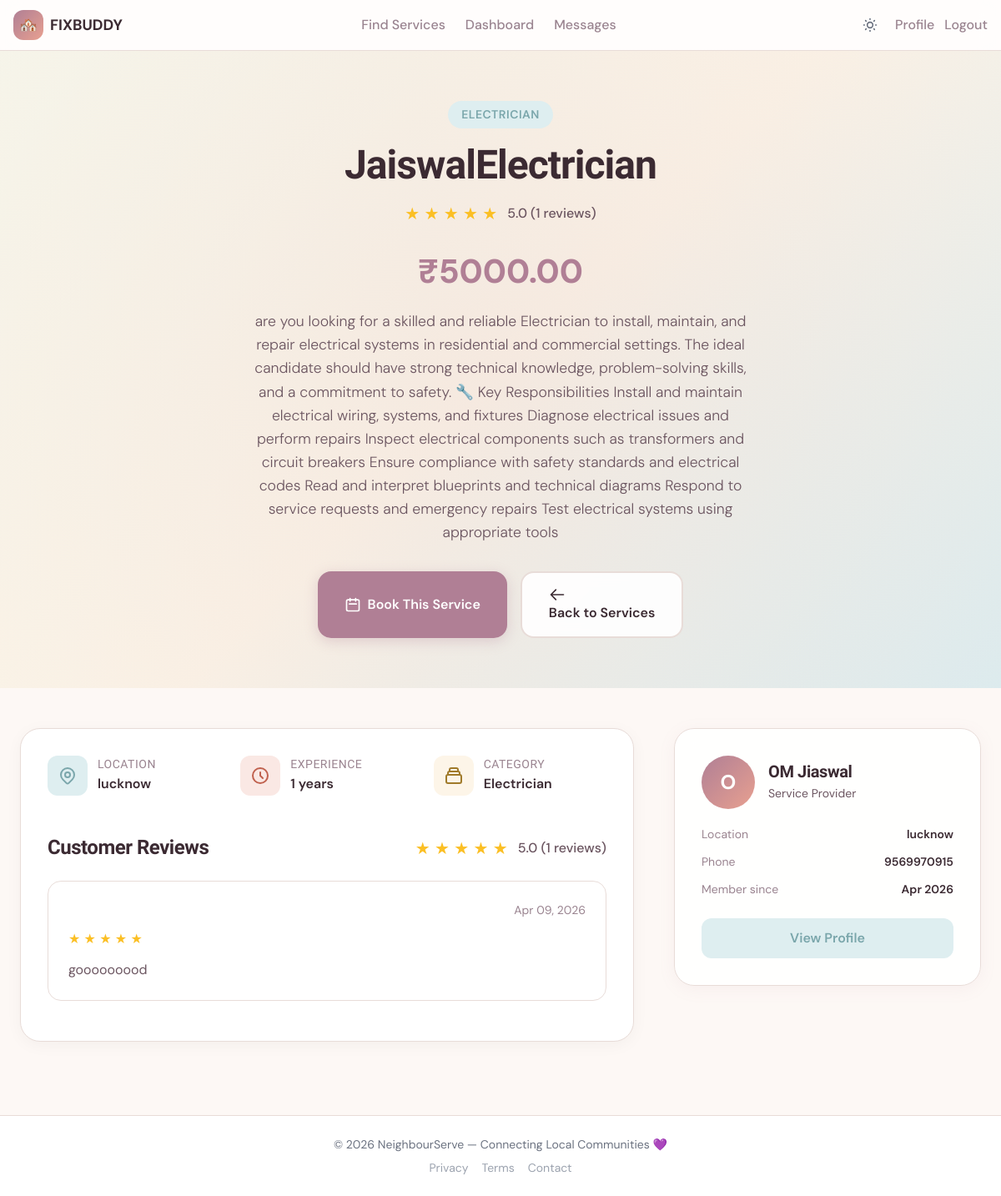
The page /services/2/ (signed in) on the database its author committed.
### marketplace/models.py (models this page shows, shortened)
class Service(models.Model):
    provider = models.ForeignKey(User, on_delete=models.CASCADE, related_name='services')
    title = models.CharField(max_length=200)
    description = models.TextField()
    category = models.CharField(max_length=20, choices=CATEGORY_CHOICES)
    price = models.DecimalField(max_digits=10, decimal_places=2, validators=[MinValueValidator(0)])
    location = models.CharField(max_length=255, help_text="Service area or city")
    experience_years = models.PositiveIntegerField(default=0, help_text="Years of experience")
    image = models.ImageField(upload_to='services/', null=True, blank=True, help_text="Upload a service image")
    is_active = models.BooleanField(default=True)
    created_at = models.DateTimeField(auto_now_add=True)
    def average_rating(self):
        reviews = self.reviews.all()
        if reviews:
            return sum(review.rating for review in reviews) / len(reviews)
        return 0

class Review(models.Model):
    booking = models.OneToOneField(Booking, on_delete=models.CASCADE, related_name='review')
    customer = models.ForeignKey(User, on_delete=models.CASCADE, related_name='reviews_given')
    service = models.ForeignKey(Service, on_delete=models.CASCADE, related_name='reviews')
    rating = models.PositiveIntegerField(validators=[MinValueValidator(1), MaxValueValidator(5)])
    comment = models.TextField(blank=True)
    created_at = models.DateTimeField(auto_now_add=True)

class UserProfile(models.Model):
    user = models.OneToOneField(User, on_delete=models.CASCADE)
    role = models.CharField(max_length=10, choices=ROLE_CHOICES, default='customer')
    location = models.CharField(max_length=255, blank=True, help_text="City or area where the user is located")
    phone_number = models.CharField(max_length=15, blank=True)
    bio = models.TextField(blank=True, help_text="Short description for service providers")
    profile_photo = models.ImageField(upload_to='profile_photos/', null=True, blank=True, help_text="Upload your profile photo")

### marketplace/views.py (the view)
# urls.py: path('services/<int:pk>/', views.service_detail, name='service_detail'),
@login_required
def service_detail(request, pk):
    service = get_object_or_404(Service, pk=pk, is_active=True)
    reviews = Review.objects.filter(service=service)
    can_book = request.user != service.provider and not Booking.objects.filter(
        customer=request.user, service=service, status__in=['pending', 'accepted']
    ).exists()
    context = {
        'service': service,
        'reviews': reviews,
        'can_book': can_book,
        'average_rating': service.average_rating(),
    }
    return render(request, 'marketplace/service_detail.html', context)

### marketplace/templates/marketplace/service_detail.html (shortened to what this page needs)
{% extends 'marketplace/base.html' %}
{% block content %}
<script src="https://cdn.tailwindcss.com"></script>
<section class="service-header">
  <div class="service-header-content">
    <div class="service-category-badge">{{ service.get_category_display }}</div>
    <h1 class="service-title">{{ service.title }}</h1>
    {% if average_rating > 0 %}
      <div class="service-rating">
        <div class="stars">
          {% for i in "12345"|make_list %}
            {% if forloop.counter <= average_rating %}
              ★
            {% else %}
              ☆
            {% endif %}
          {% endfor %}
        </div>
        <span class="rating-text">{{ average_rating|floatformat:1 }} ({{ service.reviews.count }} reviews)</span>
      </div>
    {% endif %}
    <div class="service-price">₹{{ service.price }}</div>
    <p class="service-description">{{ service.description }}</p>
    <div class="service-actions">
      {% if can_book %}
        <a href="{% url 'book_service' service.pk %}" class="btn-book-service">
          <svg width="20" height="20" fill="none" viewBox="0 0 24 24" stroke="currentColor" stroke-width="2">
            <path stroke-linecap="round" stroke-linejoin="round" d="M8 7V3m8 4V3m-9 8h10M5 21h14a2 2 0 002-2V7a2 2 0 00-2-2H5a2 2 0 00-2 2v12a2 2 0 002 2z"/>
          </svg>
          Book This Service
        </a>
      {% endif %}
      <a href="{% url 'service_list' %}" class="btn-secondary">
        <svg width="20" height="20" fill="none" viewBox="0 0 24 24" stroke="currentColor" stroke-width="2">
          <path stroke-linecap="round" stroke-linejoin="round" d="M10 19l-7-7m0 0l7-7m-7 7h18"/>
        </svg>
        Back to Services
      </a>
    </div>
  </div>
</section>
<section class="service-details">
  <div class="details-container">
    <div class="service-info-section">
      <div class="info-grid">
        <div class="info-item">
          <div class="info-icon icon-location">
          </div>
          <div class="info-content">
            <h4>Location</h4>
            <p>{{ service.location }}</p>
          </div>
        </div>
        <div class="info-item">
          <div class="info-icon icon-experience">
            <svg width="24" height="24" fill="none" viewBox="0 0 24 24" stroke="currentColor" stroke-width="2">
              <path stroke-linecap="round" stroke-linejoin="round" d="M12 8v4l3 3m6-3a9 9 0 11-18 0 9 9 0 0118 0z"/>
            </svg>
          </div>
          <div class="info-content">
            <h4>Experience</h4>
            <p>{{ service.experience_years }} years</p>
          </div>
        </div>
        <div class="info-item">
          <div class="info-icon icon-category">
            <svg width="24" height="24" fill="none" viewBox="0 0 24 24" stroke="currentColor" stroke-width="2">
              <path stroke-linecap="round" stroke-linejoin="round" d="M19 11H5m14 0a2 2 0 012 2v6a2 2 0 01-2 2H5a2 2 0 01-2-2v-6a2 2 0 012-2m14 0V9a2 2 0 00-2-2M5 11V9a2 2 0 012-2m0 0V5a2 2 0 012-2h6a2 2 0 012 2v2M7 7h10"/>
            </svg>
          </div>
          <div class="info-content">
            <h4>Category</h4>
            <p>{{ service.get_category_display }}</p>
          </div>
        </div>
      </div>
      <div class="reviews-section">
        <div class="reviews-header">
          <h2 class="reviews-title">Customer Reviews</h2>
          {% if average_rating > 0 %}
            <div class="reviews-summary">
              <div class="stars">
                {% for i in "12345"|make_list %}
                  {% if forloop.counter <= average_rating %}
                    ★
                  {% else %}
                    ☆
                  {% endif %}
                {% endfor %}
              </div>
              <span class="rating-text">{{ average_rating|floatformat:1 }} ({{ service.reviews.count }} reviews)</span>
            </div>
          {% endif %}
        </div>
        {% if reviews %}
          {% for review in reviews %}
            <div class="review-card">
              <div class="review-header">
                <div class="review-date">{{ review.created_at|date:"M d, Y" }}</div>
              </div>
              <div class="review-stars">
                {% for i in "12345"|make_list %}
                  {% if forloop.counter <= review.rating %}
                    ★
                  {% else %}
                    ☆
                  {% endif %}
                {% endfor %}
              </div>
              {% if review.comment %}
                <div class="review-comment">{{ review.comment }}</div>
              {% endif %}
            </div>
          {% endfor %}
        {% endif %}
      </div>
    </div>
    <div class="provider-sidebar">
      <div class="provider-header">
        <div class="provider-avatar">{{ service.provider.first_name.0|upper }}</div>
        <div class="provider-info">
          <h3><a href="{% url 'provider_profile' service.provider.id %}" style="color: var(--ink); text-decoration: none;">{{ service.provider.first_name }} {{ service.provider.last_name }}</a></h3>
          <p>Service Provider</p>
        </div>
      </div>
      <div class="provider-details">
        <div class="detail-item">
          <span class="detail-label">Location</span>
          <span class="detail-value">{{ service.provider.userprofile.location }}</span>
        </div>
        {% if service.provider.userprofile.phone_number %}
          <div class="detail-item">
            <span class="detail-label">Phone</span>
            <span class="detail-value">{{ service.provider.userprofile.phone_number }}</span>
          </div>
        {% endif %}
        <div class="detail-item">
          <span class="detail-label">Member since</span>
          <span class="detail-value">{{ service.provider.date_joined|date:"M Y" }}</span>
        </div>
      </div>
      <a href="{% url 'provider_profile' service.provider.id %}" style="display: block; text-align: center; margin-top: 20px; padding: 12px; background: var(--mist-light); color: var(--mist-dark); text-decoration: none; border-radius: 12px; font-weight: 600; transition: all 0.22s ease;" onmouseover="this.style.background='var(--mist)'" onmouseout="this.style.background='var(--mist-light)'">View Profile</a>
    </div>
  </div>
</section>
{% endblock %}

### marketplace/templates/marketplace/base.html (style rules this page uses)
:root { --mauve:#b07f95; --peach:#e8a090; --ink:#3b2a32; --ink-muted:#9a8490; --surface:#fdf8f5; --border:#e8dcd8; }
body { font-family: 'DM Sans', sans-serif; background: var(--surface); color: var(--ink); transition: background 0.3s ease, color 0.3s ease; }
h1,h2,h3,h4 { font-family: 'Bricolage Grotesque', sans-serif; }

### rows shown on the page
Service: category "ELECTRICIAN", title "JaiswalElectrician", reviews.count "1", price "5000.00", description "are you looking for a skilled and reliable Electrician to install, maintain, and repair electrical systems in residential and commercial settings. The ideal candidate should have strong technical knowledge, problem-solving skills, and a commitment to safety. 🔧 Key Responsibilities Install and maintain electrical wiring, systems, and fixtures Diagnose electrical issues and perform repairs Inspect electrical components such as transformers and circuit breakers Ensure compliance with safety standards and electrical codes Read and interpret blueprints and technical diagrams Respond to service requests and emergency repairs Test electrical systems using appropriate tools", location "lucknow", experience_years "1", category "Electrician", provider.first_name.0 "O", provider.first_name "OM", provider.last_name "Jiaswal", provider.userprofile.location "lucknow", provider.userprofile.phone_number "9569970915", provider.date_joined "Apr 2026"
Review: created_at "Apr 09, 2026", rating 5 (drawn), comment "gooooooood"

### other values the page prints
{{ average_rating|floatformat:1 }} "5.0"
